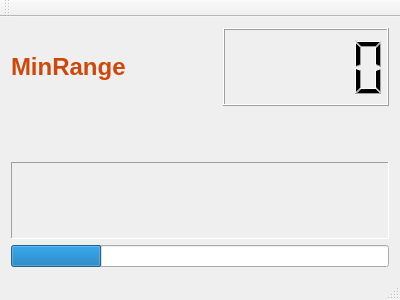
<?xml version="1.0" encoding="UTF-8"?>
<ui version="4.0">
 <class>MainWindow</class>
 <widget class="QMainWindow" name="MainWindow">
  <property name="geometry">
   <rect>
    <x>0</x>
    <y>0</y>
    <width>400</width>
    <height>300</height>
   </rect>
  </property>
  <property name="windowTitle">
   <string>MainWindow</string>
  </property>
  <widget class="QWidget" name="centralWidget">
   <layout class="QVBoxLayout" name="verticalLayout">
    <item>
     <layout class="QHBoxLayout" name="horizontalLayout">
      <item>
       <widget class="QLabel" name="label">
        <property name="sizePolicy">
         <sizepolicy hsizetype="Preferred" vsizetype="Preferred">
          <horstretch>0</horstretch>
          <verstretch>0</verstretch>
         </sizepolicy>
        </property>
        <property name="frameShape">
         <enum>QFrame::NoFrame</enum>
        </property>
        <property name="text">
         <string>&lt;html&gt;&lt;head/&gt;&lt;body&gt;&lt;p&gt;&lt;span style=&quot; font-size:18pt; font-weight:600; color:#cf480b;&quot;&gt;MinRange&lt;/span&gt;&lt;/p&gt;&lt;/body&gt;&lt;/html&gt;</string>
        </property>
        <property name="textFormat">
         <enum>Qt::AutoText</enum>
        </property>
        <property name="scaledContents">
         <bool>false</bool>
        </property>
       </widget>
      </item>
      <item>
       <spacer name="horizontalSpacer">
        <property name="orientation">
         <enum>Qt::Horizontal</enum>
        </property>
        <property name="sizeType">
         <enum>QSizePolicy::Preferred</enum>
        </property>
        <property name="sizeHint" stdset="0">
         <size>
          <width>40</width>
          <height>20</height>
         </size>
        </property>
       </spacer>
      </item>
      <item>
       <widget class="QLCDNumber" name="lcdNumber">
        <property name="sizePolicy">
         <sizepolicy hsizetype="Preferred" vsizetype="Preferred">
          <horstretch>0</horstretch>
          <verstretch>0</verstretch>
         </sizepolicy>
        </property>
       </widget>
      </item>
     </layout>
    </item>
    <item>
     <spacer name="verticalSpacer">
      <property name="orientation">
       <enum>Qt::Vertical</enum>
      </property>
      <property name="sizeType">
       <enum>QSizePolicy::Fixed</enum>
      </property>
      <property name="sizeHint" stdset="0">
       <size>
        <width>20</width>
        <height>50</height>
       </size>
      </property>
     </spacer>
    </item>
    <item>
     <widget class="QLabel" name="label_2">
      <property name="frameShape">
       <enum>QFrame::Panel</enum>
      </property>
      <property name="frameShadow">
       <enum>QFrame::Sunken</enum>
      </property>
      <property name="text">
       <string/>
      </property>
     </widget>
    </item>
    <item>
     <widget class="QProgressBar" name="progressBar">
      <property name="value">
       <number>24</number>
      </property>
      <property name="format">
       <string/>
      </property>
     </widget>
    </item>
   </layout>
  </widget>
  <widget class="QMenuBar" name="menuBar">
   <property name="geometry">
    <rect>
     <x>0</x>
     <y>0</y>
     <width>400</width>
     <height>25</height>
    </rect>
   </property>
  </widget>
  <widget class="QToolBar" name="mainToolBar">
   <attribute name="toolBarArea">
    <enum>TopToolBarArea</enum>
   </attribute>
   <attribute name="toolBarBreak">
    <bool>false</bool>
   </attribute>
  </widget>
  <widget class="QStatusBar" name="statusBar"/>
 </widget>
 <layoutdefault spacing="6" margin="11"/>
 <resources/>
 <connections/>
</ui>
